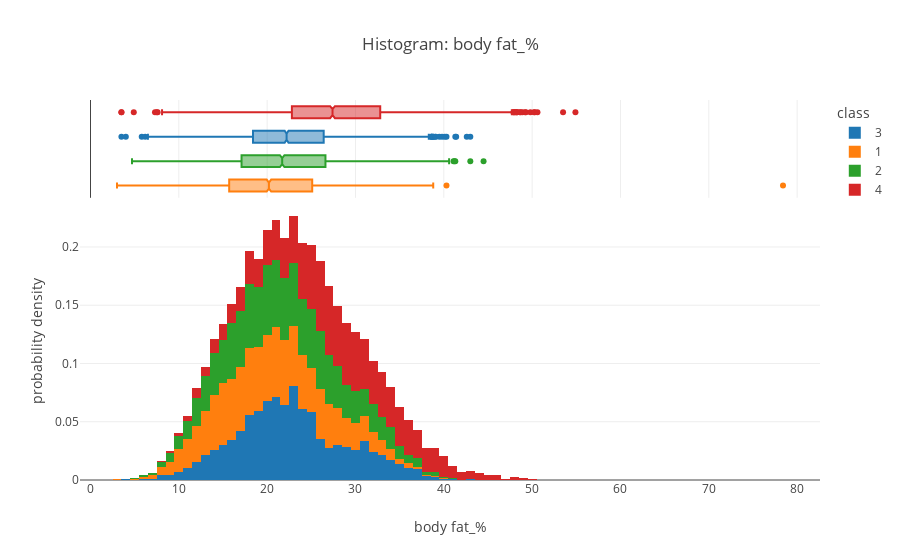

This figure's notebook cell:
### Code cell
plot_univariate_hist("body fat_%")

### Figure 1 — Plotly figure (JSON) as saved in the notebook; plotly's stock layout.template omitted (floating-point values rounded to 4 significant figures; data arrays with more than 128 entries replaced by an {"elided": "..."} marker saying what was removed)
{"data": [{"alignmentgroup": "True", "bingroup": "x", "histnorm": "probability density", "hovertemplate": "class=3<br>body fat_%=%{x}<br>probability density=%{y}<extra></extra>", "legendgroup": "3", "marker": {"color": "#1F77B4", "pattern": {"shape": ""}}, "name": "3", "nbinsx": 100, "offsetgroup": "3", "orientation": "v", "showlegend": true, "type": "histogram", "x": {"elided": "3349 float values"}, "xaxis": "x", "yaxis": "y"}, {"alignmentgroup": "True", "hovertemplate": "class=3<br>body fat_%=%{x}<extra></extra>", "legendgroup": "3", "marker": {"color": "#1F77B4"}, "name": "3", "notched": true, "offsetgroup": "3", "showlegend": false, "type": "box", "x": {"elided": "3349 float values"}, "xaxis": "x2", "yaxis": "y2"}, {"alignmentgroup": "True", "bingroup": "x", "histnorm": "probability density", "hovertemplate": "class=1<br>body fat_%=%{x}<br>probability density=%{y}<extra></extra>", "legendgroup": "1", "marker": {"color": "#FF7F0E", "pattern": {"shape": ""}}, "name": "1", "nbinsx": 100, "offsetgroup": "1", "orientation": "v", "showlegend": true, "type": "histogram", "x": {"elided": "3348 float values"}, "xaxis": "x", "yaxis": "y"}, {"alignmentgroup": "True", "hovertemplate": "class=1<br>body fat_%=%{x}<extra></extra>", "legendgroup": "1", "marker": {"color": "#FF7F0E"}, "name": "1", "notched": true, "offsetgroup": "1", "showlegend": false, "type": "box", "x": {"elided": "3348 float values"}, "xaxis": "x2", "yaxis": "y2"}, {"alignmentgroup": "True", "bingroup": "x", "histnorm": "probability density", "hovertemplate": "class=2<br>body fat_%=%{x}<br>probability density=%{y}<extra></extra>", "legendgroup": "2", "marker": {"color": "#2CA02C", "pattern": {"shape": ""}}, "name": "2", "nbinsx": 100, "offsetgroup": "2", "orientation": "v", "showlegend": true, "type": "histogram", "x": {"elided": "3347 float values"}, "xaxis": "x", "yaxis": "y"}, {"alignmentgroup": "True", "hovertemplate": "class=2<br>body fat_%=%{x}<extra></extra>", "legendgroup": "2", "marker": {"color": "#2CA02C"}, "name": "2", "notched": true, "offsetgroup": "2", "showlegend": false, "type": "box", "x": {"elided": "3347 float values"}, "xaxis": "x2", "yaxis": "y2"}, {"alignmentgroup": "True", "bingroup": "x", "histnorm": "probability density", "hovertemplate": "class=4<br>body fat_%=%{x}<br>probability density=%{y}<extra></extra>", "legendgroup": "4", "marker": {"color": "#D62728", "pattern": {"shape": ""}}, "name": "4", "nbinsx": 100, "offsetgroup": "4", "orientation": "v", "showlegend": true, "type": "histogram", "x": {"elided": "3349 float values"}, "xaxis": "x", "yaxis": "y"}, {"alignmentgroup": "True", "hovertemplate": "class=4<br>body fat_%=%{x}<extra></extra>", "legendgroup": "4", "marker": {"color": "#D62728"}, "name": "4", "notched": true, "offsetgroup": "4", "showlegend": false, "type": "box", "x": {"elided": "3349 float values"}, "xaxis": "x2", "yaxis": "y2"}], "layout": {"barmode": "relative", "legend": {"title": {"text": "class"}, "tracegroupgap": 0}, "title": {"text": "Histogram: body fat_%"}, "xaxis": {"anchor": "y", "domain": [0, 1], "title": {"text": "body fat_%"}}, "xaxis2": {"anchor": "y2", "domain": [0, 1], "matches": "x", "showgrid": true, "showticklabels": false}, "yaxis": {"anchor": "x", "domain": [0, 0.7326], "title": {"text": "probability density"}}, "yaxis2": {"anchor": "x2", "domain": [0.7426, 1], "matches": "y2", "showgrid": false, "showline": false, "showticklabels": false, "ticks": ""}}}
